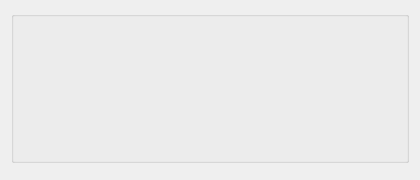
<?xml version="1.0" encoding="UTF-8"?>
<ui version="4.0">
 <class>ChunkedProgressDialog</class>
 <widget class="QDialog" name="ChunkedProgressDialog">
  <property name="geometry">
   <rect>
    <x>0</x>
    <y>0</y>
    <width>420</width>
    <height>180</height>
   </rect>
  </property>
  <property name="windowTitle">
   <string>Data Transfer</string>
  </property>
  <layout class="QVBoxLayout" name="rootLayout">
   <item>
    <widget class="QGroupBox" name="progressBox">
     <layout class="QVBoxLayout" name="progressLayout"/>
    </widget>
   </item>
   <item>
    <widget class="QDialogButtonBox" name="buttonBox">
     <property name="standardButtons">
      <set>QDialogButtonBox::StandardButton::NoButton</set>
     </property>
    </widget>
   </item>
  </layout>
 </widget>
 <resources/>
 <connections/>
</ui>
